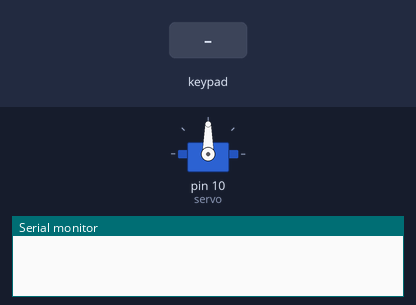
A sketch run on a simulated Arduino Uno, built with avr-gcc and run on an emulated ATmega328P. Shown: servo, the last lines printed to the serial monitor. The test bench sets the inputs (shaded band).

Above: at 1.2 s.
1.3 s: keypad keys 2 3 4 5 pressed 0.4 s apart
At 2.8 s:
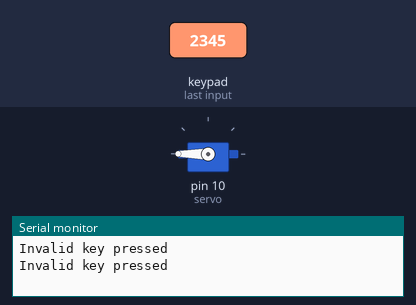
4.4 s: key '1' pressed
At 5.0 s:
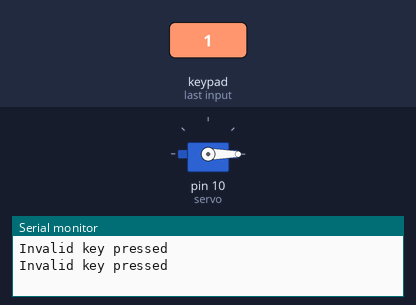
5.9 s: key '2' pressed
At 7.1 s:
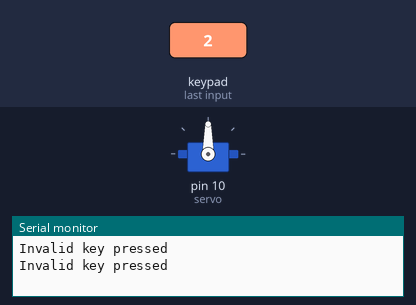
7.4 s: key '3' pressed
At 8.2 s:
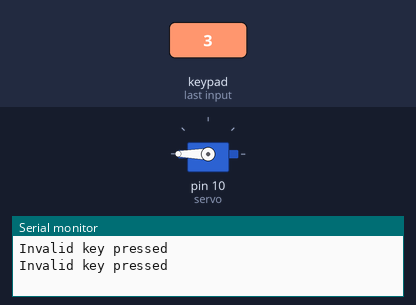
Timing chart, 0 to 9.9 s (numbered marks = the images above; inputs shaded):
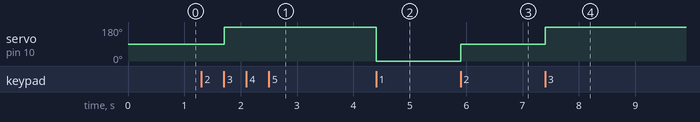

Measured:
- after the input at 1.3 s, servo on pin 10 (servo): 90° → 180° after 0.41 s
- after the input at 4.4 s, servo on pin 10 (servo): 180° → 0° at once
- after the input at 5.9 s, servo on pin 10 (servo): 0° → 90° at once
- after the input at 7.4 s, servo on pin 10 (servo): 90° → 180° at once

The sketch:

10_Control_position_of_servo_motor.ino
```cpp
#include<Servo.h>
#include<Keypad.h>

Servo servo;
int position = 90;
int value;

const byte ROWS = 4;
const byte COLS = 4;

char keys[ROWS][COLS] ={
  {'1','2','3','A'},
  {'4','5','6','B'},
  {'7','8','9','C'},
  {'*','0','#','D'}
};


byte rowPins[ROWS] = {2,3,4,5};
byte colPins[COLS] = {6,7,8,9};

Keypad kpd = Keypad(makeKeymap(keys),rowPins, colPins, ROWS, COLS);

void setup() {
  Serial.begin(9600);
  servo.attach(10);


}

void loop() {
  char key =kpd.getKey();

  if (key != 0)
  {
    switch (key)
    {
      case '1':
        position = 0;
        break;
      case '2':
        position = 90;
        break;
      case '3':
        position = 180;
        break;
      default:
      Serial.println("Invalid key pressed");
      break;

    }
    servo.write(position);
  }

delay(10);
}
```
